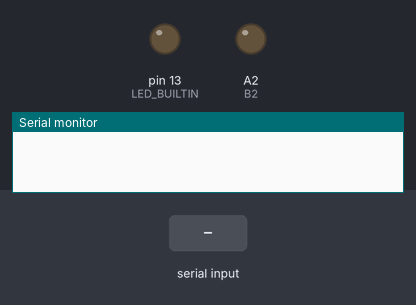
A program run on a simulated Arduino Pro Mini, built with avr-gcc and run on an emulated ATmega328P. Parts: output pins drawn as LEDs (lit = HIGH), the last lines printed to the serial monitor. Dashed ring = blinking. The inputs (shaded band) are chosen by the test bench.

Above: at 1.2 s.
1.3 s: "90,45\n" received over Serial
At 2.88 s:
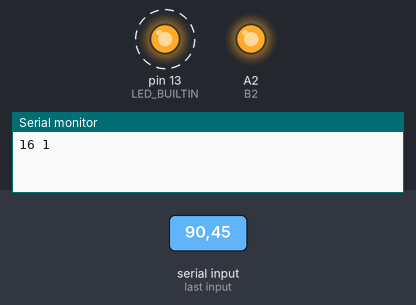
At 6.9 s:
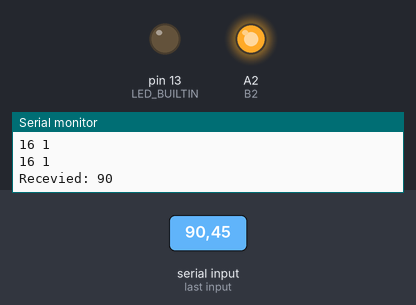
Timing chart, 0 to 8.4 s (numbered marks = the images above; inputs shaded):
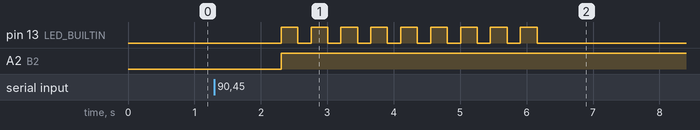

The program:

main.cpp
```cpp
#include <Arduino.h>
#define B1 A3
#define B2 A2

void setup()
{
  // put your setup code here, to run once:
  Serial.begin(9600);
  while (!Serial)
  {
    ; // wait for serial port to connect. Needed for native USB port only
  }

  pinMode(B1, INPUT); // sets the pin as output
  pinMode(B2, INPUT); // sets the pin as output
  pinMode(LED_BUILTIN, OUTPUT);
}

void pressButton(int relative_bearing)
{
  // int pin = relative_bearing < 0 ? B1 : B2;
  int pin = B2;
  switch(relative_bearing)
  {
    case  -1:
    case  10: pin = B2; break;
    case   1:
    case -10: pin = B1; break;

  }
  int value = abs(relative_bearing) >= 10 ? HIGH : LOW;
  digitalWrite(LED_BUILTIN, HIGH);
  digitalWrite(pin, value);
  pinMode(pin, OUTPUT);
  digitalWrite(pin, value);
  delay(250);
  pinMode(pin, INPUT);
  digitalWrite(LED_BUILTIN, LOW);
  Serial.print(pin);
  Serial.print(" ");
  Serial.println(value);
  delay(200);
}

void updateBearing(int relative_bearing)
{
  int direction = relative_bearing / abs(relative_bearing);
  while (relative_bearing != 0)
  {
    pressButton(relative_bearing);
    if (abs(relative_bearing) >= 10)
    {
      relative_bearing -= direction * 10;
    }
    else
    {
      relative_bearing -= direction;
    }
  }
}

void loop()
{
  // reply only when you receive data:
  if (Serial.available() > 0)
  {
    // read the incoming byte:
    String s = Serial.readString();
    int i = s.toInt();
    if (abs(i) >= 180)
      return;
    updateBearing(i);
    Serial.print("Recevied: ");
    Serial.println(i);
  }
}
```

Measured:
- after the input at 1.3 s, pin 13 (LED_BUILTIN): alternates HIGH for 0.25 s and LOW for 0.20 s, 18 changes in all, then stays LOW, starting after 1.0 s; A2 (B2): LOW → HIGH after 1.0 s
